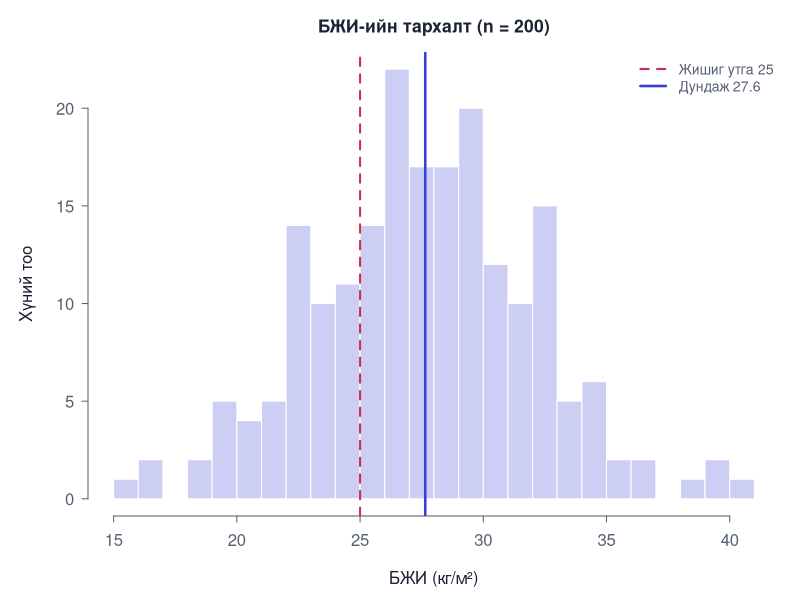
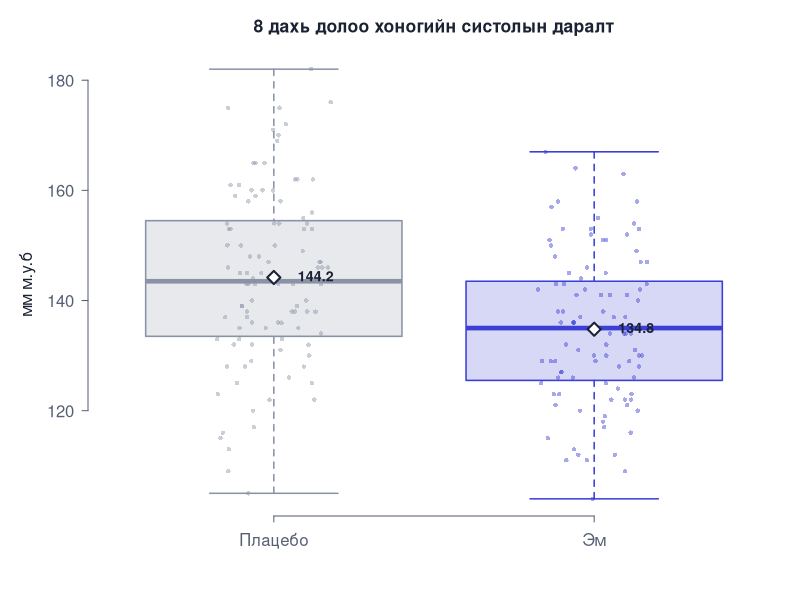
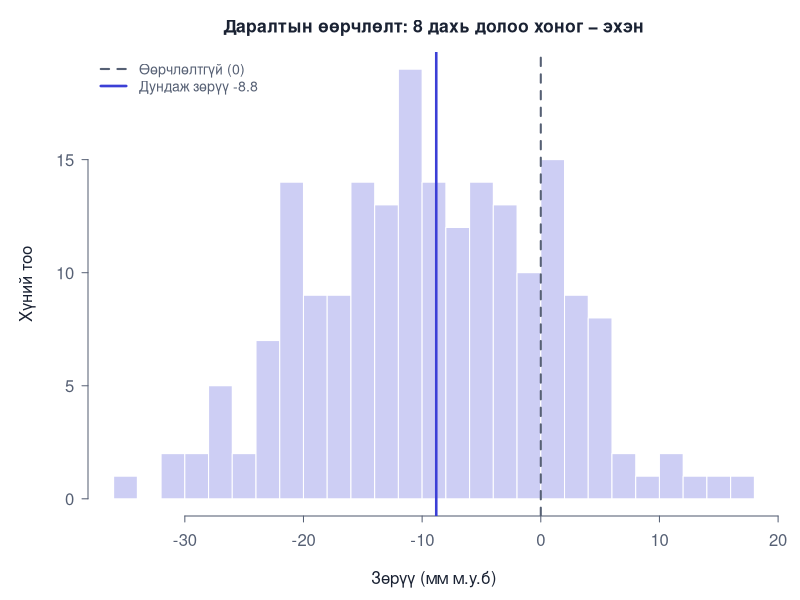
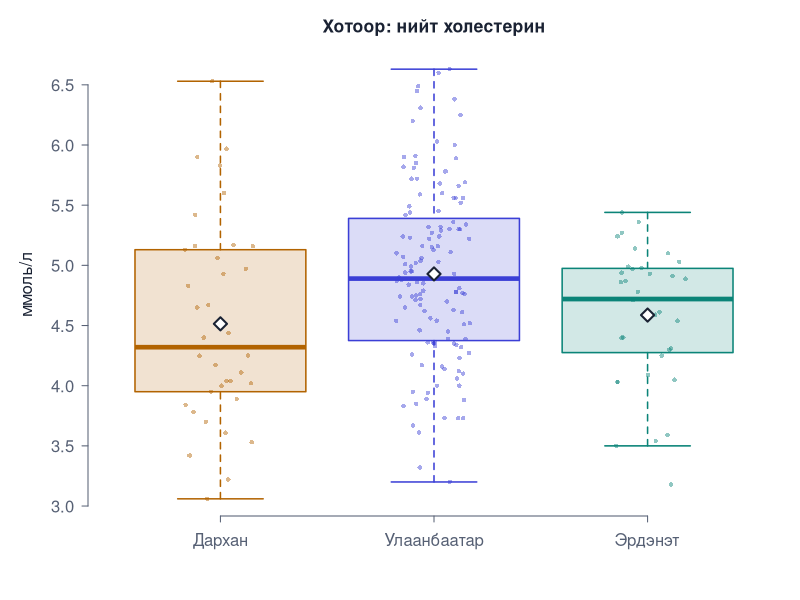
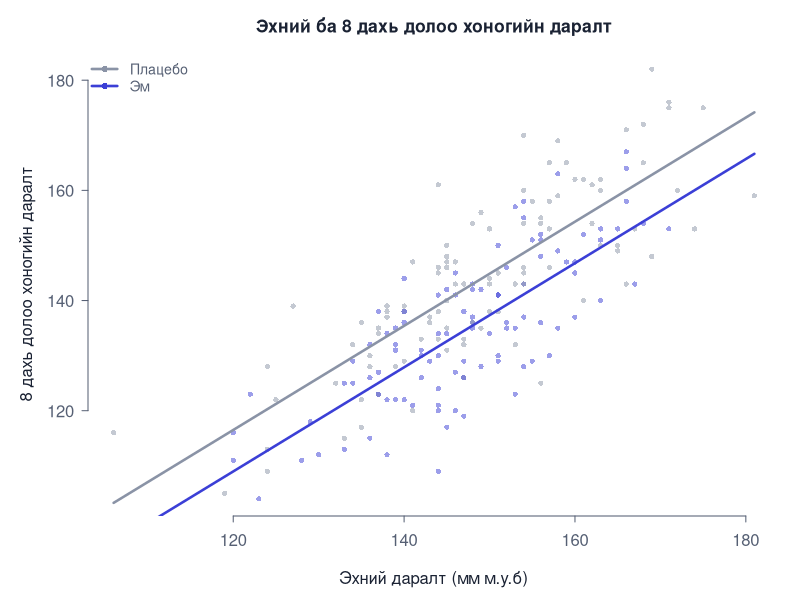
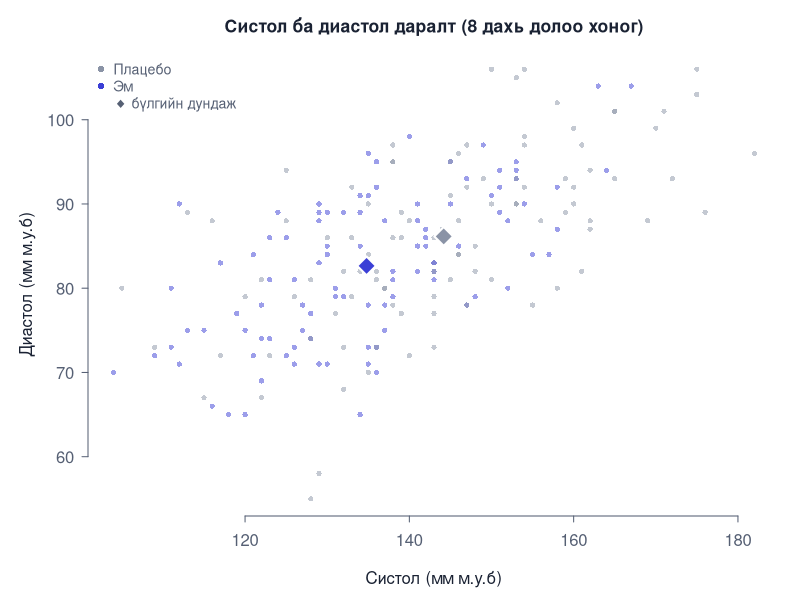
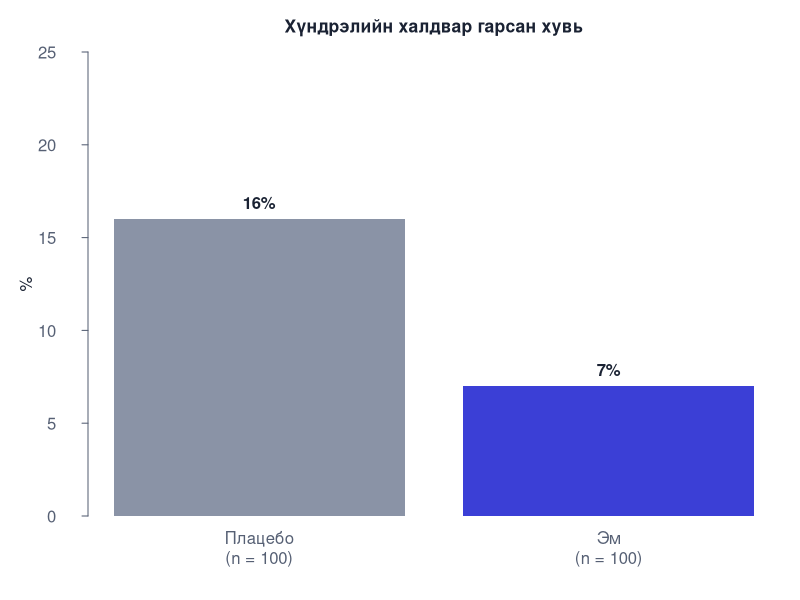
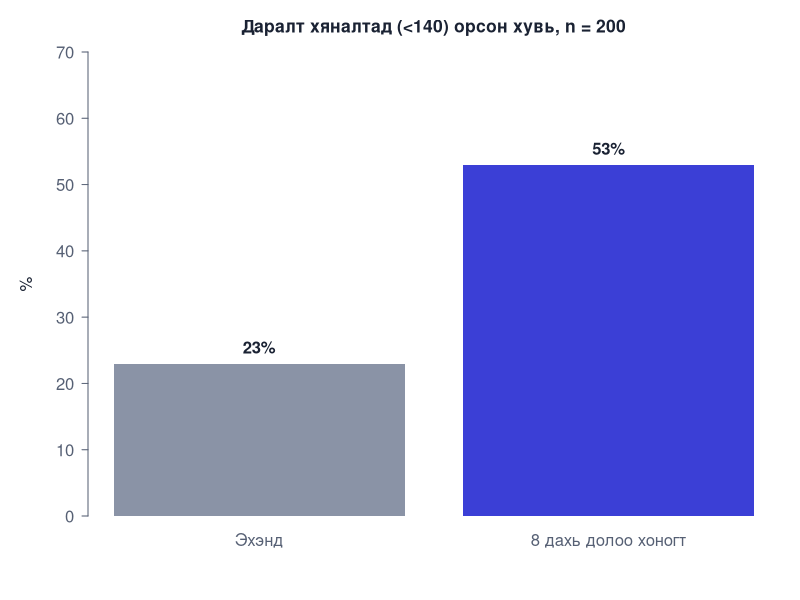

Recreate these plots in R, in order.
# Аргын хуудасны графикуудыг images/methods/ хавтсанд үүсгэнэ.
# Ажиллуулах (репогийн үндсэн хавтаснаас):  Rscript _tools/r-examples/plots.R
suppressPackageStartupMessages({ library(survival); library(pROC); library(lme4) })
df <- read.csv("resources/data/emnelgiin-jishee.csv", fileEncoding = "UTF-8-BOM")
df$group <- factor(df$group, levels = c("Плацебо", "Эм"))
out <- "images/methods"; dir.create(out, showWarnings = FALSE, recursive = TRUE)

ink <- "#1a2233"; muted <- "#566074"; grid <- "#e6eaf2"
col_g <- c("Плацебо" = "#8a93a6", "Эм" = "#3b3fd6")
col_c <- c("Дархан" = "#b26300", "Улаанбаатар" = "#3b3fd6", "Эрдэнэт" = "#0b8478")
alpha <- function(col, a) adjustcolor(col, alpha.f = a)

fig <- function(name, expr, w = 1600, h = 950) {
  png(file.path(out, paste0(name, ".png")), width = w, height = h, res = 200, type = "cairo")
  par(family = "sans", mar = c(4.2, 4.4, 2.6, 1), mgp = c(2.6, 0.7, 0), las = 1,
      col.axis = muted, col.lab = ink, col.main = ink, fg = muted, bty = "n",
      cex.main = 1.05, font.main = 2, tcl = -0.3)
  expr; dev.off()
}
hgrid <- function() abline(h = axTicks(2), col = grid, lwd = 1)
strip <- function(y, g, cols) {
  set.seed(3); x <- as.integer(g) + runif(length(y), -0.18, 0.18)
  points(x, y, pch = 16, cex = 0.6, col = alpha(cols[as.character(g)], 0.45))
}

fig("one-sample-t-test", {
  h <- hist(df$bmi, breaks = 20, plot = FALSE)
  plot(h, col = alpha("#3b3fd6", 0.25), border = "white", main = "БЖИ-ийн тархалт (n = 200)",
       xlab = "БЖИ (кг/м²)", ylab = "Хүний тоо")
  abline(v = 25, lwd = 2, lty = 2, col = "#cc2f4c"); abline(v = mean(df$bmi), lwd = 2.5, col = "#3b3fd6")
  legend("topright", c("Жишиг утга 25", sprintf("Дундаж %.1f", mean(df$bmi))),
         lwd = c(2, 2.5), lty = c(2, 1), col = c("#cc2f4c", "#3b3fd6"), bty = "n", cex = 0.85)
})

fig("independent-t-test", {
  boxplot(sbp8 ~ group, data = df, col = alpha(col_g, 0.2), border = col_g, lwd = 1.5,
          outline = FALSE, main = "8 дахь долоо хоногийн систолын даралт", xlab = "", ylab = "мм м.у.б",
          ylim = range(df$sbp8))
  strip(df$sbp8, df$group, col_g)
  m <- tapply(df$sbp8, df$group, mean); points(1:2, m, pch = 23, bg = "white", col = ink, cex = 1.4, lwd = 2)
  text(1:2, m, sprintf("%.1f", m), pos = 4, offset = 1.2, col = ink, cex = 0.85, font = 2)
})

fig("paired-t-test", {
  d <- df$sbp8 - df$sbp0
  h <- hist(d, breaks = 20, plot = FALSE)
  plot(h, col = alpha("#3b3fd6", 0.25), border = "white", main = "Даралтын өөрчлөлт: 8 дахь долоо хоног − эхэн",
       xlab = "Зөрүү (мм м.у.б)", ylab = "Хүний тоо")
  abline(v = 0, lwd = 2, lty = 2, col = muted); abline(v = mean(d), lwd = 2.5, col = "#3b3fd6")
  legend("topleft", c("Өөрчлөлтгүй (0)", sprintf("Дундаж зөрүү %.1f", mean(d))), lwd = c(2, 2.5),
         lty = c(2, 1), col = c(muted, "#3b3fd6"), bty = "n", cex = 0.85)
})

fig("anova", {
  df$city <- factor(df$city, levels = names(col_c))
  boxplot(chol ~ city, data = df, col = alpha(col_c, 0.18), border = col_c, lwd = 1.5, outline = FALSE,
          main = "Хотоор: нийт холестерин", xlab = "", ylab = "ммоль/л", ylim = range(df$chol))
  strip(df$chol, df$city, col_c)
  m <- tapply(df$chol, df$city, mean); points(1:3, m, pch = 23, bg = "white", col = ink, cex = 1.4, lwd = 2)
})

fig("ancova", {
  plot(df$sbp0, df$sbp8, pch = 16, cex = 0.7, col = alpha(col_g[as.character(df$group)], 0.5),
       main = "Эхний ба 8 дахь долоо хоногийн даралт", xlab = "Эхний даралт (мм м.у.б)",
       ylab = "8 дахь долоо хоногийн даралт")
  m <- lm(sbp8 ~ sbp0 + group, data = df); b <- coef(m); xs <- range(df$sbp0)
  lines(xs, b[1] + b[2] * xs, col = col_g[1], lwd = 2.5)
  lines(xs, b[1] + b[3] + b[2] * xs, col = col_g[2], lwd = 2.5)
  legend("topleft", names(col_g), col = col_g, lwd = 2.5, pch = 16, bty = "n", cex = 0.85)
})

fig("manova", {
  plot(df$sbp8, df$dbp8, pch = 16, cex = 0.7, col = alpha(col_g[as.character(df$group)], 0.5),
       main = "Систол ба диастол даралт (8 дахь долоо хоног)", xlab = "Систол (мм м.у.б)", ylab = "Диастол (мм м.у.б)")
  for (g in levels(df$group)) { s <- df[df$group == g, ]
    points(mean(s$sbp8), mean(s$dbp8), pch = 23, bg = col_g[g], col = "white", cex = 2, lwd = 2) }
  legend("topleft", c(names(col_g), "◆ бүлгийн дундаж"), col = c(col_g, ink), pch = c(16, 16, NA),
         bty = "n", cex = 0.85)
})

fig("chi-square-test", {
  p <- tapply(df$infection == "Тийм", df$group, mean) * 100
  b <- barplot(p, col = col_g, border = NA, ylim = c(0, 25), main = "Хүндрэлийн халдвар гарсан хувь",
               ylab = "%", names.arg = paste0(names(p), "\n(n = 100)"), mgp = c(2.6, 1.6, 0))
  text(b, p, sprintf("%.0f%%", p), pos = 3, font = 2, col = ink)
})

fig("mcnemar-test", {
  p <- c(mean(df$sbp0 < 140), mean(df$sbp8 < 140)) * 100
  b <- barplot(p, col = c("#8a93a6", "#3b3fd6"), border = NA, ylim = c(0, 70), ylab = "%",
               names.arg = c("Эхэнд", "8 дахь долоо хоногт"), main = "Даралт хяналтад (<140) орсон хувь, n = 200")
  text(b, p, sprintf("%.0f%%", p), pos = 3, font = 2, col = ink)
})

fig("mann-whitney", {
  tb <- prop.table(table(df$group, factor(df$pain6, levels = 0:10)), 1) * 100
  barplot(tb, beside = TRUE, col = col_g, border = NA, main = "6 дахь долоо хоногийн өвдөлтийн оноо",
          xlab = "Өвдөлтийн оноо (0–10)", ylab = "Бүлгийн %")
  legend("topright", names(col_g), fill = col_g, border = NA, bty = "n", cex = 0.85)
})

fig("wilcoxon-signed-rank", {
  d <- factor(df$pain6 - df$pain0, levels = -7:3)
  b <- barplot(table(d), col = ifelse(as.integer(levels(d)) < 0, "#3b3fd6", ifelse(levels(d) == "0", "#8a93a6", "#cc2f4c")),
               border = NA, main = "Өвдөлтийн өөрчлөлт: 6 дахь долоо хоног − эхэн", xlab = "Зөрүү (оноо)", ylab = "Хүний тоо")
})

fig("kruskal-wallis", {
  df$city <- factor(df$city, levels = names(col_c))
  boxplot(crp ~ city, data = df, log = "y", col = alpha(col_c, 0.18), border = col_c, lwd = 1.5,
          outline = FALSE, main = "Хотоор: CRP (лог шкал)", xlab = "", ylab = "CRP (мг/л)", ylim = range(df$crp))
  strip(df$crp, df$city, col_c)
})

fig("correlation", {
  plot(df$bmi, df$chol, pch = 16, cex = 0.75, col = alpha("#3b3fd6", 0.5), main = "БЖИ ба нийт холестерин",
       xlab = "БЖИ (кг/м²)", ylab = "Холестерин (ммоль/л)")
  abline(lm(chol ~ bmi, df), lwd = 2.5, col = "#cc2f4c")
  legend("topleft", sprintf("r = %.2f", cor(df$bmi, df$chol)), bty = "n", text.font = 2)
})

fig("linear-regression", {
  m <- lm(sbp8 ~ group + age + sbp0 + bmi, data = df)
  par(mfrow = c(1, 2))
  plot(fitted(m), resid(m), pch = 16, cex = 0.6, col = alpha("#3b3fd6", 0.5), main = "Үлдэгдэл ба таамаг утга",
       xlab = "Таамаг утга", ylab = "Үлдэгдэл"); abline(h = 0, lty = 2, col = muted)
  lines(lowess(fitted(m), resid(m)), col = "#cc2f4c", lwd = 2)
  qqnorm(resid(m), pch = 16, cex = 0.6, col = alpha("#3b3fd6", 0.5), main = "Үлдэгдлийн Q-Q график",
         xlab = "Онолын квантиль", ylab = "Ажиглагдсан квантиль"); qqline(resid(m), col = "#cc2f4c", lwd = 2)
}, w = 1800)

forest <- function(est, lo, hi, labs, main, xlab) {
  k <- length(est); y <- k:1
  plot(est, y, xlim = range(c(lo, hi, 1)), ylim = c(0.5, k + 0.5), log = "x", yaxt = "n", pch = 15,
       cex = 1.6, col = "#3b3fd6", main = main, xlab = xlab, ylab = "")
  abline(v = 1, lty = 2, col = muted); segments(lo, y, hi, y, lwd = 2.5, col = "#3b3fd6")
  axis(2, at = y, labels = labs, tick = FALSE, col.axis = ink)
  text(est, y, sprintf("%.2f (%.2f; %.2f)", est, lo, hi), pos = 3, cex = 0.75, col = ink)
}

fig("logistic-regression", {
  df$smoker <- factor(df$smoker, levels = c("Үгүй", "Тийм")); df$inf01 <- as.integer(df$infection == "Тийм")
  m <- glm(inf01 ~ group + age + smoker, family = binomial, data = df)
  ci <- exp(suppressMessages(confint(m)))[-1, ]; or <- exp(coef(m))[-1]
  par(mar = c(4.2, 11.5, 2.6, 1.5))
  forest(or, ci[, 1], ci[, 2], c("Эм (плацебо-той)", "Нас (+1 жил)", "Тамхи татдаг"),
         "Хүндрэлийн халдварын OR, 95% CI", "Odds ratio (лог шкал)")
})

fig("poisson-regression", {
  tb <- table(factor(df$ari, levels = 0:max(df$ari)))
  lam <- mean(df$ari); exp_p <- dpois(0:max(df$ari), lam) * nrow(df)
  b <- barplot(tb, col = alpha("#3b3fd6", 0.3), border = NA, main = "Халдварын тоо: ажиглагдсан ба Пуассоны хүлээгдэх",
               xlab = "Амьсгалын замын халдварын тоо", ylab = "Хүний тоо", ylim = c(0, max(tb, exp_p) * 1.15))
  lines(b, exp_p, type = "b", pch = 16, col = "#cc2f4c", lwd = 2)
  legend("topright", c("Ажиглагдсан", "Пуассон (дундаж = дисперс)"), fill = c(alpha("#3b3fd6", 0.3), NA),
         border = NA, col = c(NA, "#cc2f4c"), lwd = c(NA, 2), pch = c(NA, 16), bty = "n", cex = 0.85)
})

fig("survival-analysis", {
  km <- survfit(Surv(time_months, event) ~ group, data = df)
  plot(km, col = col_g, lwd = 2.5, conf.int = FALSE, mark.time = TRUE, xlab = "Хугацаа (сар)",
       ylab = "Үйл явдалгүй байх магадлал", main = "Каплан-Майерийн муруй", ylim = c(0, 1), xaxt = "n")
  axis(1, at = seq(0, 36, 6))
  abline(v = c(12, 24), col = grid, lty = 3)
  legend("bottomleft", c("Плацебо", "Эм"), col = col_g, lwd = 2.5, bty = "n", cex = 0.85)
})

fig("cox-regression", {
  m <- coxph(Surv(time_months, event) ~ group + age + sex, data = df); s <- summary(m)$conf.int
  par(mar = c(4.2, 11.5, 2.6, 1.5))
  forest(s[, 1], s[, 3], s[, 4], c("Эм (плацебо-той)", "Нас (+1 жил)", "Эрэгтэй (эмэгтэйтэй)"),
         "Hazard ratio, 95% CI", "HR (лог шкал)")
})

long <- reshape(df[, c("id", "group", "sbp0", "sbp4", "sbp8", "sbp12")], direction = "long",
                varying = c("sbp0", "sbp4", "sbp8", "sbp12"), v.names = "sbp", timevar = "week",
                times = c(0, 4, 8, 12), idvar = "id")
long <- long[!is.na(long$sbp), ]

fig("repeated-measures-anova", {
  full <- long[long$id %in% df$id[!is.na(df$sbp12)], ]
  plot(NA, xlim = c(-0.5, 12.5), ylim = c(130, 152), xaxt = "n", xlab = "Долоо хоног", ylab = "Дундаж даралт (мм м.у.б)",
       main = "Бүлэг тус бүрийн дундаж даралт ба 95% CI"); axis(1, at = c(0, 4, 8, 12)); hgrid()
  for (g in levels(df$group)) { s <- full[full$group == g, ]
    mu <- tapply(s$sbp, s$week, mean); se <- tapply(s$sbp, s$week, function(x) sd(x) / sqrt(length(x)))
    x <- c(0, 4, 8, 12) + ifelse(g == "Эм", 0.15, -0.15)
    arrows(x, mu - 1.96 * se, x, mu + 1.96 * se, angle = 90, code = 3, length = 0.04, col = col_g[g], lwd = 1.5)
    lines(x, mu, type = "b", pch = 16, col = col_g[g], lwd = 2.5) }
  legend("bottomleft", names(col_g), col = col_g, lwd = 2.5, pch = 16, bty = "n", cex = 0.85)
})

fig("mixed-models", {
  long$group <- factor(long$group, levels = c("Плацебо", "Эм"))
  m <- lmer(sbp ~ group * week + (1 | id), data = long)
  plot(NA, xlim = c(0, 12), ylim = c(105, 190), xaxt = "n", xlab = "Долоо хоног", ylab = "Даралт (мм м.у.б)",
       main = "Хувь хүний шугам (нимгэн) ба загварын дундаж (зузаан)"); axis(1, at = c(0, 4, 8, 12))
  set.seed(5); ids <- sample(unique(long$id), 40)
  for (i in ids) { s <- long[long$id == i, ]; lines(s$week, s$sbp, col = alpha(col_g[as.character(s$group[1])], 0.35)) }
  b <- fixef(m); xs <- c(0, 12)
  lines(xs, b[1] + b[3] * xs, col = col_g[1], lwd = 4); lines(xs, b[1] + b[2] + (b[3] + b[4]) * xs, col = col_g[2], lwd = 4)
  legend("topright", names(col_g), col = col_g, lwd = 4, bty = "n", cex = 0.85)
})

fig("gee", {
  long$ctrl <- long$sbp < 140
  plot(NA, xlim = c(-0.5, 12.5), ylim = c(0, 80), xaxt = "n", xlab = "Долоо хоног", ylab = "%",
       main = "Даралт хяналтад (<140) орсон хувь"); axis(1, at = c(0, 4, 8, 12)); hgrid()
  for (g in levels(df$group)) { s <- long[long$group == g, ]; p <- tapply(s$ctrl, s$week, mean) * 100
    lines(c(0, 4, 8, 12), p, type = "b", pch = 16, col = col_g[g], lwd = 2.5)
    text(12, p[4], sprintf("%.0f%%", p[4]), pos = 4, cex = 0.8, col = col_g[g], xpd = NA) }
  legend("topleft", names(col_g), col = col_g, lwd = 2.5, pch = 16, bty = "n", cex = 0.85)
})

fig("diagnostic-accuracy", {
  r <- roc(infection ~ pct, data = df, levels = c("Үгүй", "Тийм"), direction = "<", quiet = TRUE)
  par(pty = "s")
  plot(1 - r$specificities, r$sensitivities, type = "s", lwd = 2.5, col = "#3b3fd6", xlim = c(0, 1), ylim = c(0, 1),
       xlab = "1 − өвөрмөц чанар", ylab = "Мэдрэг чанар", main = sprintf("Прокальцитонины ROC муруй, AUC = %.3f", auc(r)))
  abline(0, 1, lty = 2, col = muted)
  bc <- coords(r, "best", best.method = "youden", ret = c("specificity", "sensitivity", "threshold"))
  points(1 - bc$specificity, bc$sensitivity, pch = 21, bg = "#cc2f4c", col = "white", cex = 1.8)
  text(1 - bc$specificity, bc$sensitivity, sprintf("  таслах цэг %.2f", bc$threshold), pos = 4, cex = 0.8)
}, w = 1300, h = 1150)

fig("reliability", {
  a <- (df$sbp8_home + df$sbp8) / 2; d <- df$sbp8_home - df$sbp8; m <- mean(d); s <- sd(d)
  plot(a, d, pch = 16, cex = 0.7, col = alpha("#3b3fd6", 0.5), main = "Bland–Altman: гэрийн − эмнэлгийн даралт",
       xlab = "Хоёр хэмжилтийн дундаж (мм м.у.б)", ylab = "Зөрүү (мм м.у.б)", ylim = c(-25, 20))
  abline(h = m, lwd = 2.5, col = "#3b3fd6"); abline(h = m + c(-1.96, 1.96) * s, lwd = 2, lty = 2, col = "#cc2f4c")
  text(max(a), c(m, m - 1.96 * s, m + 1.96 * s), sprintf(c("дундаж %.1f", "−1.96 SD: %.1f", "+1.96 SD: %.1f"),
       c(m, m - 1.96 * s, m + 1.96 * s)), pos = 3, cex = 0.75, adj = 1, xpd = NA)
})

fig("sample-size", {
  n <- 10:150; pw <- sapply(n, function(k) power.t.test(n = k, delta = 8, sd = 15)$power)
  plot(n, pw, type = "l", lwd = 2.5, col = "#3b3fd6", ylim = c(0, 1), xlab = "Бүлэг бүрийн хүний тоо (n)",
       ylab = "Статистик чадал", main = "Чадлын муруй: зөрүү 8, SD 15, α = 0.05"); hgrid()
  abline(h = c(0.8, 0.9), lty = 2, col = c(muted, "#cc2f4c"))
  n90 <- ceiling(power.t.test(delta = 8, sd = 15, power = 0.9)$n); n80 <- ceiling(power.t.test(delta = 8, sd = 15, power = 0.8)$n)
  points(c(n80, n90), c(0.8, 0.9), pch = 16, col = c(muted, "#cc2f4c"), cex = 1.4)
  text(c(n80, n90), c(0.8, 0.9), c(paste0("80% → n = ", n80), paste0("90% → n = ", n90)), pos = 4, cex = 0.8)
})
cat("done\n")
